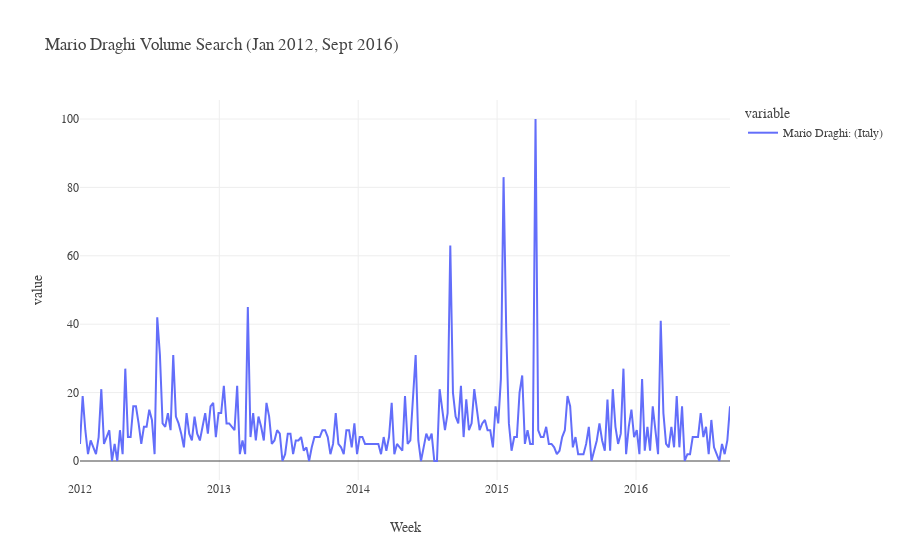

The notebook cell saved with this chart:
### Code cell
draghi_weekly_01.plot(
    title="Mario Draghi Volume Search (Jan 2012, Sept 2016)"
).update_layout(**plotly_dict)

### Figure 1 — Plotly figure (JSON) as saved in the notebook; plotly's stock layout.template omitted (floating-point values rounded to 4 significant figures; data arrays with more than 128 entries replaced by an {"elided": "..."} marker saying what was removed)
{"data": [{"hovertemplate": "variable=Mario Draghi: (Italy)<br>Week=%{x}<br>value=%{y}<extra></extra>", "legendgroup": "Mario Draghi: (Italy)", "line": {"color": "#636efa", "dash": "solid"}, "marker": {"symbol": "circle"}, "mode": "lines", "name": "Mario Draghi: (Italy)", "orientation": "v", "showlegend": true, "type": "scatter", "x": {"elided": "245 str values"}, "xaxis": "x", "y": {"elided": "245 int values"}, "yaxis": "y"}], "layout": {"autosize": true, "font": {"family": "Yanone Kaffeesatz"}, "legend": {"title": {"text": "variable"}, "tracegroupgap": 0}, "title": {"text": "Mario Draghi Volume Search (Jan 2012, Sept 2016)", "x": 0.05, "xanchor": "left"}, "xaxis": {"anchor": "y", "autorange": true, "domain": [0, 1], "range": ["2012-01-01", "2016-09-04"], "title": {"text": "Week"}, "type": "date"}, "yaxis": {"anchor": "x", "autorange": true, "domain": [0, 1], "range": [-5.556, 105.6], "title": {"text": "value"}, "type": "linear"}}}
